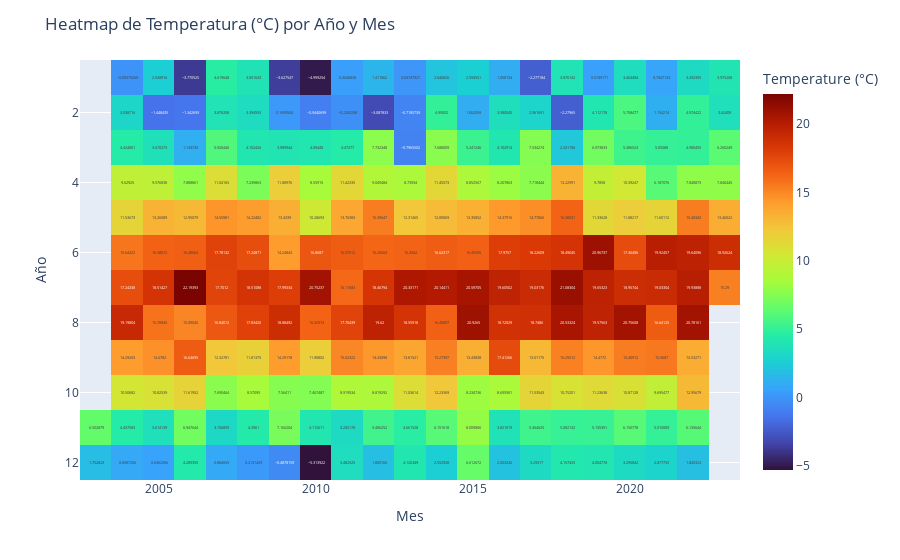

The code cell stored with this chart in its notebook:
### Markdown cell above
En este grafico interactivo se pueden ver las medias mensuales por año y ayuda a que estas medias entren por los ojos de una forma mas sencilla y clara, ayudando a ver donde hay meses con medias mas inusuales o fuera de lo que se espera o es lo comun

### Code cell
import plotly.express as px

# Asegurarse de que 'data_cleaned' ya está definido
data_cleaned = data_cleaned.copy()
data_cleaned['Month'] = data_cleaned.index.month
data_cleaned['Year'] = data_cleaned.index.year

# Crear tabla pivote para el heatmap
pivot_table = data_cleaned.pivot_table(values='T (degC)', index='Month', columns='Year', aggfunc='mean')

# Graficar el heatmap con Plotly
fig = px.imshow(pivot_table, text_auto=True, aspect="auto", color_continuous_scale='Turbo', labels=dict(x="Mes", y="Año", color="Temperature (°C)"))
fig.update_layout(title='Heatmap de Temperatura (°C) por Año y Mes')
fig.show()

### Figure 1 — Plotly figure (JSON) as saved in the notebook; plotly's stock layout.template omitted (floating-point values rounded to 4 significant figures; data arrays with more than 128 entries replaced by an {"elided": "..."} marker saying what was removed)
{"data": [{"coloraxis": "coloraxis", "hovertemplate": "Mes: %{x}<br>Año: %{y}<br>Temperature (°C): %{z}<extra></extra>", "name": "0", "texttemplate": "%{z}", "type": "heatmap", "x": [2003, 2004, 2005, 2006, 2007, 2008, 2009, 2010, 2011, 2012, 2013, 2014, 2015, 2016, 2017, 2018, 2019, 2020, 2021, 2022, 2023], "xaxis": "x", "y": [1, 2, 3, 4, 5, 6, 7, 8, 9, 10, 11, 12], "yaxis": "y", "z": {"elided": "12x21 float values"}}], "layout": {"coloraxis": {"colorbar": {"title": {"text": "Temperature (°C)"}}, "colorscale": [[0, "#30123b"], [0.07143, "#4145ab"], [0.1429, "#4675ed"], [0.2143, "#39a2fc"], [0.2857, "#1bcfd4"], [0.3571, "#24eca6"], [0.4286, "#61fc6c"], [0.5, "#a4fc3b"], [0.5714, "#d1e834"], [0.6429, "#f3c63a"], [0.7143, "#fe9b2d"], [0.7857, "#f36315"], [0.8571, "#d93806"], [0.9286, "#b11901"], [1, "#7a0402"]]}, "margin": {"t": 60}, "title": {"text": "Heatmap de Temperatura (°C) por Año y Mes"}, "xaxis": {"anchor": "y", "domain": [0, 1], "title": {"text": "Mes"}}, "yaxis": {"anchor": "x", "autorange": "reversed", "domain": [0, 1], "title": {"text": "Año"}}}}
